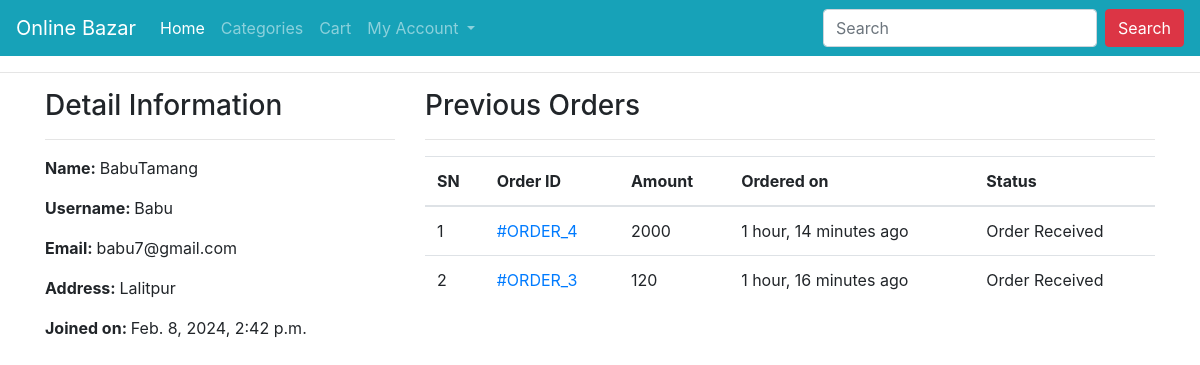
Page /profile/ (signed in) on the committed database.
### ecomapp/models.py (models this page shows, shortened)
class Customer(models.Model):
    user = models.OneToOneField(User, on_delete=models.CASCADE)
    full_name = models.CharField(max_length=200)
    address = models.CharField(max_length=200, null=True, blank=True)
    joined_on = models.DateTimeField(auto_now_add=True)

class Order(models.Model):
    cart = models.OneToOneField(Cart, on_delete=models.CASCADE)
    ordered_by = models.CharField(max_length=200)
    shipping_address = models.CharField(max_length=200)
    mobile = models.CharField(max_length=10)
    email = models.EmailField(null=True, blank=True)
    subtotal = models.PositiveIntegerField()
    discount = models.PositiveIntegerField()
    total = models.PositiveIntegerField()
    order_status = models.CharField(max_length=50, choices=ORDER_STATUS)
    created_at = models.DateTimeField(auto_now_add=True)
    payment_method = models.CharField(
        max_length=20, choices=METHOD, default="Cash On Delivery")
    payment_completed = models.BooleanField(
        default=False, null=True, blank=True)

### ecomapp/views.py (the view)
# urls.py: path("profile/", CustomerProfileView.as_view(), name="customerprofile"),
class CustomerProfileView(TemplateView):
    template_name = "customerprofile.html"
    def dispatch(self, request, *args, **kwargs):
        if request.user.is_authenticated and Customer.objects.filter(user=request.user).exists():
            pass
        else:
            return redirect("/login/?next=/profile/")
        return super().dispatch(request, *args, **kwargs)
    def get_context_data(self, **kwargs):
        context = super().get_context_data(**kwargs)
        customer = self.request.user.customer
        context['customer'] = customer
        orders = Order.objects.filter(cart__customer=customer).order_by("-id")
        context["orders"] = orders
        return context

### templates/customerprofile.html (shortened to what this page needs)
{% extends 'base.html' %}
{% block content %}
<div class="container">
    <div class="row">
        <div class="col-md-4">
            <h3>Detail Information</h3><hr>
            <p><span class="font-weight-bold">Name: </span> {{customer.full_name}}</p>
            <p><span class="font-weight-bold">Username: </span> {{customer.user.username}}</p>
            <p><span class="font-weight-bold">Email: </span> {{customer.user.email}}</p>
            <p><span class="font-weight-bold">Address: </span> {{customer.address}}</p>
            <p><span class="font-weight-bold">Joined on: </span> {{customer.joined_on}}</p>
        </div>
        <div class="col-md-8">
            <h3>Previous Orders</h3>
            <hr>
            <table class="table">
                <thead>
                    <tr>
                        <th>SN</th>
                        <th>Order ID</th>
                        <th>Amount</th>
                        <th>Ordered on</th>
                        <th>Status</th>
                    </tr>
                </thead>
                <tbody>
                    {% for ord in orders %}
                    <tr>
                        <td>{{forloop.counter}}</td>
                        <td><a href="{% url 'ecomapp:customerorderdetail' ord.pk %}"> #ORDER_{{ord.id}}</a></td>
                        <td>{{ord.total}}</td>
                        <td>{{ord.created_at|timesince}} ago</td>
                        <td>{{ord.order_status}}</td>
                    </tr>
                    {% endfor %}
                </tbody>
            </table>
        </div>
    </div>
</div>
{% endblock %}

### rows in the picture
Customer: full_name "BabuTamang", user.username "Babu", user.email "babu7@gmail.com", address "Lalitpur", joined_on "Feb. 8, 2024, 2:42 p.m."
Order: id "4", total "2000", created_at "1 hour, 14 minutes", order_status "Order Received"
Order: id "3", total "120", created_at "1 hour, 16 minutes", order_status "Order Received"
